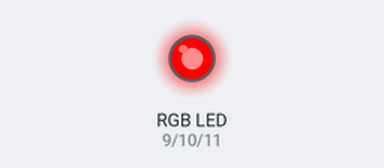
Simulated run of this sketch. Board: Arduino Uno, built with avr-gcc and run on an emulated ATmega328P. Shown: an RGB LED mixed from three pins (HIGH = lit).

Above: at 0.2 s.
At 0.7 s:
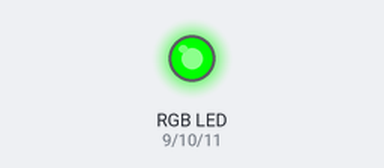
At 2.7 s:
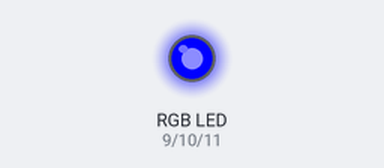
Timing chart, 0 to 3.5 s (numbered marks = the images above):
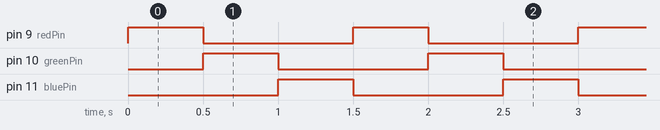

The sketch:

RGBLed.ino
```cpp
int redPin = 9;
int greenPin = 10;
int bluePin = 11;


void setup() {
  // put your setup code here, to run once:
  pinMode(redPin, OUTPUT);
  pinMode(greenPin, OUTPUT);
  pinMode(bluePin, OUTPUT);
}

void loop() {
  // put your main code here, to run repeatedly:
  digitalWrite(redPin, HIGH);
  digitalWrite(greenPin, LOW);
  digitalWrite(bluePin, LOW);

  delay(500);

  digitalWrite(redPin, LOW);
  digitalWrite(greenPin, HIGH);
  digitalWrite(bluePin, LOW);

  delay(500);

  digitalWrite(redPin, LOW);
  digitalWrite(greenPin, LOW);
  digitalWrite(bluePin, HIGH);

  delay(500);
}
```

Measured:
- by itself, pin 9 (redPin), pin 10 (greenPin), pin 11 (bluePin): alternates HIGH for 0.50 s and LOW for 1.0 s
- by itself, everything shown: repeats every 1.5 s, in 3 steps
